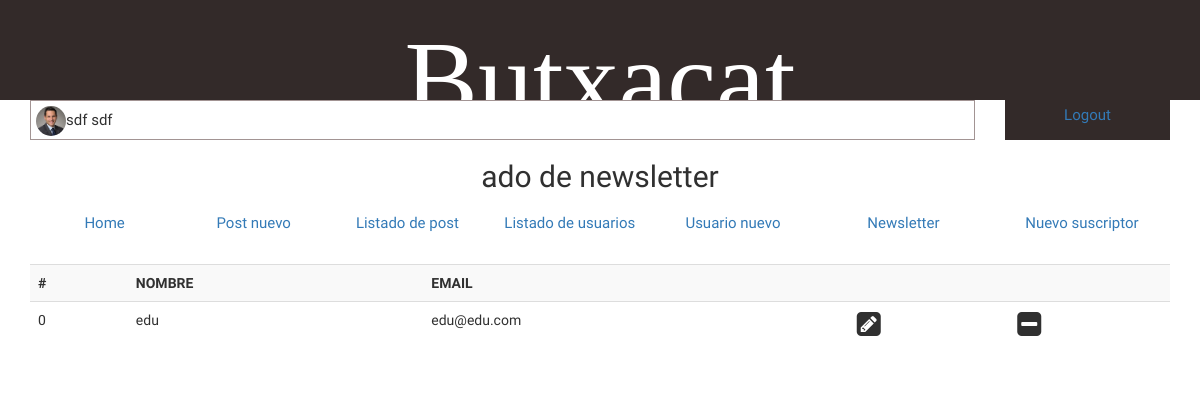
The app's page /cms/newsletter.php (signed in) with its own data.
### tables this page shows
CREATE TABLE `users` (
  `ID` int(11) NOT NULL,
  `FECHA` text NOT NULL,
  `UID` text NOT NULL,
  `NOMBRE` text NOT NULL,
  `APELLIDOS` text NOT NULL,
  `EMAIL` text NOT NULL,
  `BIO` text NOT NULL,
  `FOTO` text NOT NULL,
  `TELEFONO` text NOT NULL,
  `TWITTER` text NOT NULL,
  `NICK` text NOT NULL,
  `PASS` text NOT NULL,
  `TIPO` text NOT NULL,
  `ACTIVO` int(11) NOT NULL
);

CREATE TABLE `newsletter` (
  `ID` int(11) NOT NULL,
  `NOMBRE` text NOT NULL,
  `EMAIL` text NOT NULL,
  `FECHA` text NOT NULL
);

### cms/newsletter.php (the view, shortened to what this page needs)
<!DOCTYPE html>
<html lang="en">
<head>
	<?php
		$seccion = "ado de newsletter";
		include_once "db.php";
	?>
  <link href="https://maxcdn.bootstrapcdn.com/font-awesome/4.7.0/css/font-awesome.min.css" rel="stylesheet">
	<link href="https://maxcdn.bootstrapcdn.com/bootstrap/3.3.7/css/bootstrap.min.css" rel="stylesheet">
  <link rel="stylesheet" href="assets/css/style.css">
</head>
<body>
  <header>
    <div class="container text-center" id="butxacat">
      <h1>Butxacat</span></h1>
    </div>
  </header>
  <nav>
    <?php
      include_once "wd_nav.php";
    ?>
  </nav>
	<section class="container">
  <br>
	</section>
	<?php
		$querynewsletter = "SELECT * FROM newsletter ORDER BY ID DESC";
		$resultnewsletter = mysqli_query($link, $querynewsletter);
	?>
	<section class="container">
		<div class="table-responsive">
			<table class="table table-striped">
				<tr>
					<th>#</th>
					<th>NOMBRE</th>
					<th>EMAIL</th>
          <th></th>
          <th></th>
				</tr>
				<?php
				 while ($rownewsletter = mysqli_fetch_array($resultnewsletter)) {
                  ?>
                <tr>
                  <td><?=$rownewsletter['ID']?></td>
                  <td><?=$rownewsletter['NOMBRE']?></td>
                  <td><?=$rownewsletter['EMAIL']?></td>
                  <td>
                  	<a href="editarnewsletter.php?id=<?=$rownewsletter['ID']?>"><i class="fa fa-pencil-square fa-2x" aria-hidden="true"></i></a>
                  </td>
                  <td>
                  	<a href="sc_borrarnewsletter.php?id=<?=$rownewsletter['ID']?>"><i class="fa fa-minus-square fa-2x" aria-hidden="true"></i></a>
                  </td>
                </tr>
                  <?php
                }
              ?>
			</table>
		</div>
	</section>
</body>
</html>

### cms/wd_nav.php
<?php
	$idsession = $_SESSION["username"];
	$querysession = "SELECT * FROM users WHERE ID = '$idsession'";
	$resultsession = mysqli_query($link, $querysession);
	$rowsession = mysqli_fetch_array($resultsession);
?>
<div class="row">
	<div class="container">
		 <div class="row">
		 	<div class="col-md-10">
		 		 <a href="editarusuario.php?id=<?=$rowsession['ID']?>"><div class="session"><img src="<?=$rowsession["FOTO"]?>" alt="" class="img-circle thumbnav"><?=$rowsession["NOMBRE"] . " " . $rowsession["APELLIDOS"]?></div></a>
		 	</div>
		 	<div class="col-md-2">
		 		<div class="logout text-center">
		 		<a  href="sc_killsession.php">Logout</a>
		 		</div>
		 	</div>
		 </div>
		 <h2 class="text-center"><?=$seccion?></h2>
	</div>
</div>
<div class="row">
	<div class="container">
		<ul class="nav nav-pills nav-justified">
			<li class="nav-item"><a class="nav-link" href="index.php">Home</a></li>
			<li class="nav-item"><a class="nav-link" href="nuevopost.php">Post nuevo</a></li>
			<li class="nav-item"><a class="nav-link" href="listadoposts.php">Listado de post</a></li>
			<li class="nav-item"><a class="nav-link" href="listadousuarios.php">Listado de usuarios</a></li>
			<li class="nav-item"><a class="nav-link" href="nuevousuario.php">Usuario nuevo</a></li>
			<li class="nav-item"><a class="nav-link" href="newsletter.php">Newsletter</a></li>
			<li class="nav-item"><a class="nav-link" href="nuevonewsletter.php">Nuevo suscriptor</a></li>
		</ul>
	</div>
</div>

### cms/assets/css/style.css (style rules this page uses)
* { box-sizing: border-box; font-family: 'Arapey', serif; border: 0; color: #303030; }
header { width: 100%; height: 100px; background: #332a29; }
h1 { font-family: Daneleon; font-size: 110px; margin-top: 20px; color: white; }
#butxacat { width: 100%; height: 100px; }
nav { font-size: 15px; }
.thumbnav { width: 30px; height: 30px; }
.session { height: 40px; border: 1px solid #a29493; padding: 5px; }
a { text-decoration: none; }
.logout { height: 40px; padding: 5px; background: #332a29; color: white; }

### records on screen
users: FOTO (picture), NOMBRE "sdf", APELLIDOS "sdf"
newsletter: ID "0", NOMBRE "edu", EMAIL "edu@edu.com"

### other values on screen
$seccion "ado de newsletter"
